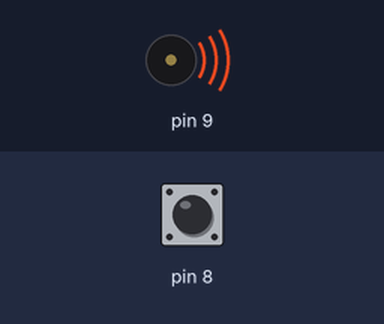
Recording of a sketch running on a simulated Arduino Uno, built with avr-gcc and run on an emulated ATmega328P. On the bench: buzzer (waves = sounding). The test bench sets the inputs (shaded band); at power-on: pin 8 HIGH.

Above: at 1.2 s.
1.3 s: pin 8 pulled LOW for 1 s
4.5 s: pin 8 pulled LOW for 3.2 s
At 6.1 s:
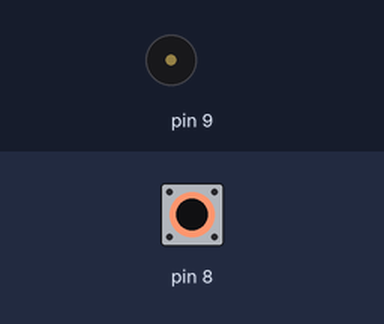
Timing chart, 0 to 10.9 s (numbered marks = the images above; inputs shaded):
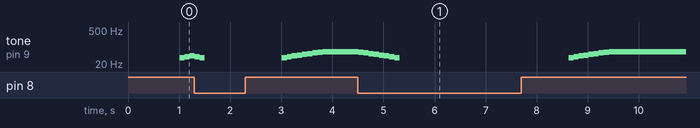

Measured:
- after the input at 4.5 s, tone on pin 9: plays 60 Hz for 0.10 s, 57 Hz for 0.10 s, 53 Hz for 0.10 s, 50 Hz for 0.10 s, 46 Hz for 0.10 s, 43 Hz for 0.11 s … (17 notes in this stretch), starting at once
- by itself, tone on pin 9: plays 39 Hz for 0.10 s, 36 Hz for 0.10 s, 36 Hz for 0.11 s, 39 Hz for 0.09 s, 43 Hz for 0.11 s, 46 Hz for 0.10 s … (11 notes in this stretch)

The sketch:

Stepper_Control.ino
```cpp
void setup() {
  // put your setup code here, to run once:
  pinMode(9,OUTPUT);
  pinMode(8, INPUT_PULLUP);
  TCCR1A=0x43;
  TCCR1B=0x1B;
  OCR1A=0xFFFF;
}

void loop() {
 float speed=0;
 if(digitalRead(8)){
    speed=.02;
  }
  doMotorSpeed(speed, .01);
  delay(100);
}

void doMotorSpeed(float motorSpeed, float accel){
      // Adjust PWM for desired Motor Speed
      // motorSpeed = Target motor speed in Rev/S
      // accel = Used acceleration rate in Rev/S/S
      // Frequency = Hz = (Rev/S)*200*16
      // Clock preScalar = 8Mhz/64 = 125Khz
      // 125Khz/0xFFFF = 1.9073Hz(minimum frequency)
      static float setPoint;
      static unsigned long prevTime;
      unsigned long nowTime = micros();
      accel = accel/(float)(1000000/(nowTime-prevTime));
      prevTime = nowTime;
      if(motorSpeed!=setPoint){
        float delta = motorSpeed-setPoint;
        if((abs(delta) > abs(accel))&(accel!=0)){
          // Ignore sign on acceleration
          // 0 acceleration means no acceleration
          delta = accel*(delta>0?1:-1);
        }
        setPoint += delta;
      }
      // Convert setPoint to Output Frequency
      float output = 65536;
      if(abs(setPoint)>0){
        output = (39.0625/abs(setPoint));
      }
      if(output>65535){ // Slower than minimum clock rate
        OCR1A = 0xFFFF; // Max Out Clock Rate
        if(motorSpeed==0){
          TCCR1A = 0x03; // Turn off outputs
        }
      }else{
        OCR1A = (int)output; // Set Clock Rate from 0 to 65535
        TCCR1A = 0x43;
      }
}
```
